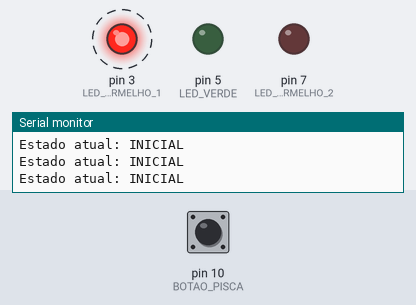
This sketch was run on a simulated Arduino Uno, built with avr-gcc and run on an emulated ATmega328P. On the bench: output pins drawn as LEDs (lit = HIGH), the last lines printed to the serial monitor. Dashed ring = blinking. The test bench sets the inputs (shaded band); at power-on: pin 10 (BOTAO_PISCA) HIGH.

Above: at 4.0 s.
4.1 s: pin 10 (BOTAO_PISCA) pulled LOW for 1.9 s
At 8.3 s:
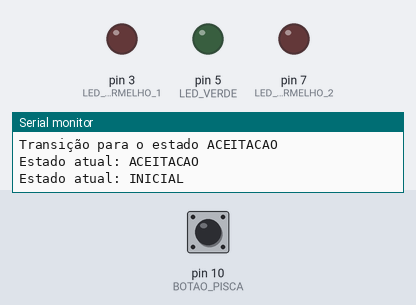
8.4 s: pin 10 (BOTAO_PISCA) pulled LOW for 3.2 s
At 11.4 s:
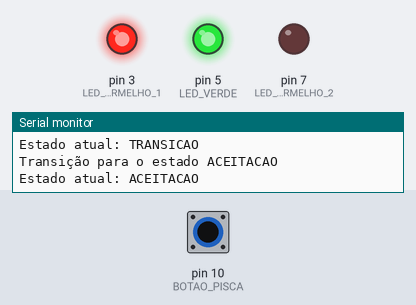
14.3 s: pin 10 (BOTAO_PISCA) driven LOW
At 19.3 s:
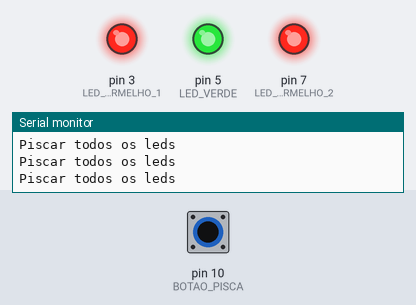
19.5 s: pin 10 (BOTAO_PISCA) driven HIGH
Timing chart, 0 to 25.7 s (numbered marks = the images above; inputs shaded):
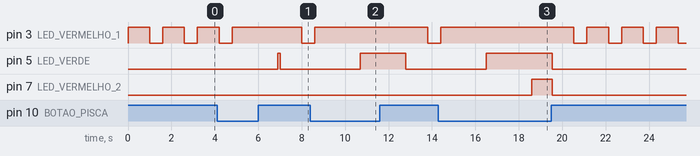

Measured:
- after the input at 4.1 s, pin 5 (LED_VERDE): LOW → HIGH after 2.8 s, → LOW 0.10 s later
- after the input at 8.4 s, pin 5 (LED_VERDE): LOW → HIGH after 2.3 s, → LOW 2.1 s later
- after the input at 14.3 s, pin 3 (LED_VERMELHO_1): goes on until 14.4 s, then stays HIGH; pin 5 (LED_VERDE): LOW → HIGH after 2.2 s; pin 7 (LED_VERMELHO_2): LOW → HIGH after 4.3 s

The sketch:

automato-3-LEDS.ino
```cpp
//INICIAL --> TRANSICAO --> ACEITACAO
//   ^                          |
//   |--------------------------|

//Constantes que definem: a porta do LED, o botão de entrada do usuário, 1 segundo e meio segundo, respectivamente.
#define LED_VERMELHO_1 3
#define LED_VERDE 5
#define LED_VERMELHO_2 7

#define BOTAO_PISCA 10
#define DOIS_SEGUNDOS 2000
#define UM_SEGUNDO 1000
#define MEIO_SEGUNDO 500

// Definindo os estados do autômato
enum Estado { INICIAL, TRANSICAO, ACEITACAO };
Estado estadoAtual = INICIAL;
unsigned long ultimoTempo = 0;  // Armazena o tempo da última atualização
boolean estadoLed = LOW;        // Estado atual dos LEDs

//Método inicial que roda uma vez
void setup() {
  Serial.begin(9600);
  configurarPortas();
}

//Método que configura as portas de entrada e saída do arduino
void configurarPortas() {
  pinMode(LED_VERMELHO_1, OUTPUT);
  pinMode(LED_VERDE, OUTPUT);
  pinMode(LED_VERMELHO_2, OUTPUT);
  pinMode(BOTAO_PISCA, INPUT_PULLUP);
}

//Método que roda sempre em loop
void loop() {
  //Leitura do botão, se está pressionado
  boolean botaoPressionado = !digitalRead(BOTAO_PISCA);

  // Transições do autômato
  switch (estadoAtual) {
    case INICIAL:
      if (botaoPressionado) {
       // apagarLed(LED_VERMELHO_1);
        Serial.println("Transição para o estado TRANSICAO");
       // delay(DOIS_SEGUNDOS);
        acendeLed(LED_VERMELHO_1);
        estadoAtual = TRANSICAO;
      }
      break;

    case TRANSICAO:
      if (botaoPressionado) {
        delay(DOIS_SEGUNDOS);
        Serial.println("Transição para o estado ACEITACAO");
        acendeLed(LED_VERDE);
        estadoAtual = ACEITACAO;
      }else{
       estadoAtual = INICIAL;
       apagarLed(LED_VERDE);
      }
      break;

    case ACEITACAO:
      if (botaoPressionado) {
        delay(DOIS_SEGUNDOS);
        Serial.println("Transição para o estado INICIAL");
        acendeLed(LED_VERMELHO_2);

        while(digitalRead(BOTAO_PISCA) == LOW){
          piscaTodosLeds();
        }
        estadoAtual = INICIAL;
      }else{
       estadoAtual = INICIAL;
       apagarLed(LED_VERMELHO_1);
       apagarLed(LED_VERDE);
       apagarLed(LED_VERMELHO_2);
      }
      break;
  }

  // Representação visual no Serial Monitor
  Serial.print("Estado atual: ");
  if (estadoAtual == INICIAL || !botaoPressionado) {
    Serial.println("INICIAL");
    apagarLed(LED_VERDE);
    apagarLed(LED_VERMELHO_2);
    piscaLed(LED_VERMELHO_1);
  }
  else if (estadoAtual == TRANSICAO){
    Serial.println("TRANSICAO");
  }
  else if (estadoAtual == ACEITACAO) {
    Serial.println("ACEITACAO");
  }

  delay(100); // Pequeno delay para evitar leitura múltipla do botão
}

//Método que faz o led acender
void acendeLed(int led){
  digitalWrite(led, HIGH);
}

//Método que faz o led apagar
void apagarLed(int led){
  digitalWrite(led, LOW);
}

//Método que faz o led piscar
void piscaLed(int led){
  digitalWrite(led, HIGH);
  delay(UM_SEGUNDO);
  digitalWrite(led, LOW);
  delay(MEIO_SEGUNDO);
}

//Método que faz todos o led piscarem
void piscaTodosLeds(){
  Serial.println("Piscar todos os leds");

  unsigned long tempoAtual = millis();

  // Verifica se passou o tempo suficiente para alternar o estado dos LEDs
 if ((millis() - ultimoTempo) >= UM_SEGUNDO) {

    ultimoTempo = tempoAtual;  // Atualiza o tempo
    estadoLed = !estadoLed;    // Alterna o estado

    // Define o estado de todos os LEDs
    digitalWrite(LED_VERMELHO_1, estadoLed);
    digitalWrite(LED_VERDE, estadoLed);
    digitalWrite(LED_VERMELHO_2, estadoLed);
  }
}

//Método que faz todos o led apagarem
void apagarTodosLeds(){
  Serial.println("Apagar todos os leds");
  apagarLed(LED_VERMELHO_1);
  apagarLed(LED_VERDE);
  apagarLed(LED_VERMELHO_2);
}
```
